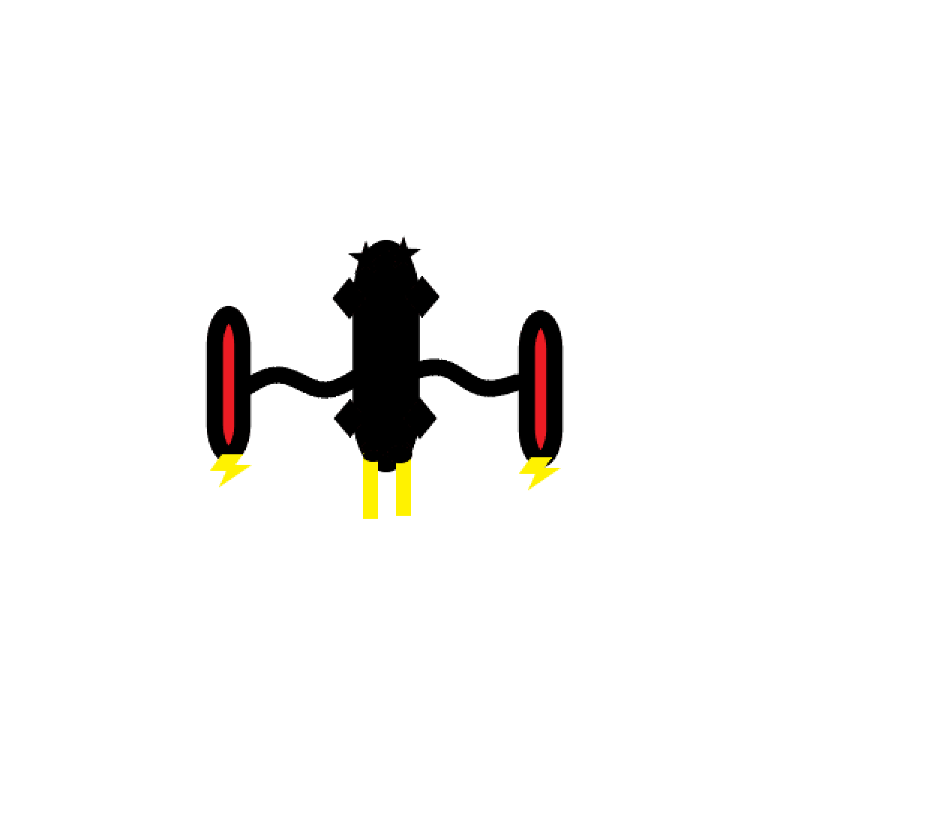
#> input picture High School/A star algorithm game/image/skin1.png, 950 x 839 px; its folder holds 6 pictures in this run
$ python -i projetAetoile.py   (imports and definitions only)
#> lines starting #> are read from the running program, lines starting #| are printed output that depends on the picture
### High School/Rock Paper Scissors AI/Matrices_obj.py
class Matrice:

    def __init__(self,l,n="",p=""):
        self.l=list(l)
        #initialisation de la matrice.
        if p=="" and n=="":
            if l[0]==[]:
                self.m=[]
            else:
                self.m=l
            #premier mode d'initialisation, on donne la matrice déjà prête.
        elif p=="":
            #initialisation des matrices carrés.
            Matrice.__init__(self,l,n,n)
            #mode habitueel avec une liste et le nombre de lignes et colonnes.
        else:
            result=[]
            for i in range (n):
                result+=[l[0:p]]
                del l[0:p]
            self.m=result

    # [13 lines left out: function __str__, not called in this run]

    def __getitem__(self,it):
        # Définition de la récup d'un item.
        return self.m[it]

    def __len__(self):
        #permet de donner la taille de la matrice.
        return len(self.m)

    # [40 lines left out: functions __add__, __mul__, not called in this run]

    def __sub__(self,m2):
        #soustraction de matrices.
        return self+m2*(-1)

    # [86 lines left out: functions __pow__, delij, det, comatrice, tA, inverse and 2 more, not called in this run]

class MatriceNulle(Matrice):
    #détermination de la matrice nulle.
    def __init__(self,p,n):
        Matrice.__init__(self,[0 for x in range(p*n)],p,n)

class MatriceIdentite(Matrice):
    #détermination de la matrice identité.
    def __init__(self,n):
        result=MatriceNulle(n,n)
        for i in range(n):
            for j in range(n):
                if i==j:
                    result[i][j]=1
        Matrice.__init__(self,result)


#batterie de test.
m1=Matrice([-1,2,4,1,5,1,2,3,5],3)
m2=Matrice([0,1,-1,3,0,1,0,2,4,1,0,-2,3,0,1],3,5)
m3=Matrice([-1,2,5,1,2,3,-2,8,10],3)
m4=Matrice([2,0,1,-3,-1,4,-7,2,0,3,5,0,-2,1,0,6],4)
m5=MatriceNulle(3,3)
m6=MatriceIdentite(3)
m7=Matrice([],00,00)

### High School/A star algorithm game/projetAetoile.py
from Matrices_obj import *
from random import randint
import tkinter as tk
from PIL import Image,ImageTk
from time import time
import pygame.mixer

class Point():
    # [7 lines left out: function __init__, not called in this run]
    def __str__(self):
        #affichage dans un print
        return str(self.x)+";"+str(self.y)

class Graphe():
    #détermination de la matrice nulle.
    # [33 lines left out: functions __init__, add_pts, link, aff, not called in this run]


class Laby():
    # [180 lines left out: functions __init__, kurskal, graphe, labaff, v_absolue, not called in this run]

def d_manathan(p1,p2):
    #distance avec des valeur absolue plus simple à gérer
    return v_absolue(p1.x-p2.x)+v_absolue(p1.y-p2.y)

# [290 lines left out: functions maxs, Aetoile, animation, choix_cote, animation2, rotate and 2 more, not called in this run]

i,z,cpt,ind,labuser,lab,ca,cx,cy,xbot,ybot,xuser,yuser,fin,score,play,refuser=0,0,100,[],[],0,40,0,0,0,0,0,0,0,1,0,"image/skin1.png"
lref=["image/skin1.png","image/skin2.png","image/skin3.png"]
refbot=lref[randint(0,2)]

# [1 line not run here, left out]
# [1 line that did not run here, left out]
# [2 lines not run here, left out]

def get_skins(cox=ca+7.5*ca-10,coy=ca+14.5*ca+7):
    #récupérer les skins (il sont effacés lors du redémarrage.
#> called with cox = 330, coy = 627
    global refuser,refbot
    imgo2=Image.open(refuser)
#> imgo2 is the input picture: PIL image 950x839 RGBA; mean R, G, B, A 245.7, 245, 244.1, 11.5
    if refuser=="image/skin2.png":
        imgo2=imgo2.resize((int(ca/2),ca))
        imgo2d=Image.open("image/skin2d.png")
        canv.imgo2d=imgo2d.resize((ca,int(ca/2)))
    elif refuser=="image/skin3.png":
        imgo2=imgo2.resize((int(ca/2),ca))
        imgo2d=Image.open("image/skin3d.png")
        canv.imgo2d=imgo2d.resize((ca,int(ca/2)))
    else:
        imgo2=imgo2.resize((100,100))
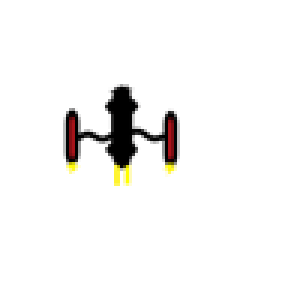
#> imgo2: PIL image 100x100 RGBA (shown 3 times larger); mean R, G, B, A 4.5, 3.8, 2.3, 11.5; transparent parts drawn white
#> (the run stopped early here; a loop or call above may not have finished)
